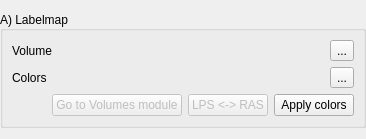
     <widget class="QWidget" name="BoneSegmentationPage">
      <property name="accessibleName">
       <string>Load inputs</string>
      </property>
      <property name="accessibleDescription">
       <string>&lt;!DOCTYPE HTML PUBLIC &quot;-//W3C//DTD HTML 4.0//EN&quot; &quot;http://www.w3.org/TR/REC-html40/strict.dtd&quot;&gt;
&lt;html&gt;&lt;head&gt;&lt;meta name=&quot;qrichtext&quot; content=&quot;1&quot; /&gt;&lt;style type=&quot;text/css&quot;&gt;
p, li { white-space: pre-wrap; }
&lt;/style&gt;&lt;/head&gt;&lt;body style=&quot; font-family:'MS Shell Dlg 2'; font-size:8.25pt; font-weight:400; font-style:normal;&quot;&gt;
&lt;p style=&quot; margin-top:12px; margin-bottom:12px; margin-left:0px; margin-right:0px; -qt-block-indent:0; text-indent:0px;&quot;&gt;&lt;span style=&quot; font-size:10pt; font-weight:600;&quot;&gt;Load the labelmap to reposition and its corresponding color table.&lt;/span&gt;&lt;span style=&quot; font-size:8pt; font-weight:600;&quot;&gt; &lt;/span&gt;&lt;/p&gt;
&lt;p style=&quot; margin-top:12px; margin-bottom:12px; margin-left:0px; margin-right:0px; -qt-block-indent:0; text-indent:0px;&quot;&gt;&lt;span style=&quot; font-size:8pt;&quot;&gt;Load files in &amp;quot;&lt;/span&gt;&lt;span style=&quot; font-size:8pt; font-style:italic;&quot;&gt;File -&amp;gt; Add data&lt;/span&gt;&lt;span style=&quot; font-size:8pt;&quot;&gt;&amp;quot; or using the buttons on the right side of the input boxes.&lt;/span&gt;&lt;/p&gt;
&lt;p style=&quot; margin-top:12px; margin-bottom:12px; margin-left:0px; margin-right:0px; -qt-block-indent:0; text-indent:0px;&quot;&gt;&lt;span style=&quot; font-size:8pt;&quot;&gt;A color table file contains the labels' names and colors for each volume scalar value. It is important to load the color table corresponding to the volume because the bones and skin label information is used by the workflow steps.The loaded color file is automatically associated to the loaded volume upon selection or loading.&lt;/span&gt;&lt;/p&gt;
&lt;p style=&quot; margin-top:12px; margin-bottom:12px; margin-left:0px; margin-right:0px; -qt-block-indent:0; text-indent:0px;&quot;&gt;&lt;span style=&quot; font-size:8pt;&quot;&gt;The volume can be transformed with the &lt;/span&gt;&lt;span style=&quot; font-size:8pt; font-style:italic;&quot;&gt;LPS &amp;lt;-&amp;gt; RAS&lt;/span&gt;&lt;span style=&quot; font-size:8pt;&quot;&gt; button (more transformed available when the button is developed).&lt;/span&gt;&lt;/p&gt;
&lt;p style=&quot; margin-top:12px; margin-bottom:12px; margin-left:0px; margin-right:0px; -qt-block-indent:0; text-indent:0px;&quot;&gt;&lt;span style=&quot; font-size:8pt;&quot;&gt;Advanced volume information and controls are available in the &lt;/span&gt;&lt;span style=&quot; font-size:8pt; font-style:italic;&quot;&gt;Volumes&lt;/span&gt;&lt;span style=&quot; font-size:8pt;&quot;&gt; module.&lt;/span&gt;&lt;/p&gt;&lt;/body&gt;&lt;/html&gt;</string>
      </property>
      <layout class="QFormLayout" name="formLayout_3">
       <property name="leftMargin">
        <number>0</number>
       </property>
       <property name="rightMargin">
        <number>0</number>
       </property>
       <item row="0" column="0" colspan="2">
        <widget class="ctkCollapsibleGroupBox" name="LabelmapCollapsibleGroupBox">
         <property name="sizePolicy">
          <sizepolicy hsizetype="Preferred" vsizetype="Minimum">
           <horstretch>0</horstretch>
           <verstretch>0</verstretch>
          </sizepolicy>
         </property>
         <property name="layoutDirection">
          <enum>Qt::LeftToRight</enum>
         </property>
         <property name="title">
          <string>A) Labelmap</string>
         </property>
         <property name="alignment">
          <set>Qt::AlignLeading|Qt::AlignLeft|Qt::AlignVCenter</set>
         </property>
         <property name="flat">
          <bool>false</bool>
         </property>
         <layout class="QGridLayout" name="gridLayout_3">
          <item row="0" column="0">
           <widget class="QLabel" name="LabelmapVolumeLabel">
            <property name="sizePolicy">
             <sizepolicy hsizetype="Preferred" vsizetype="Minimum">
              <horstretch>0</horstretch>
              <verstretch>0</verstretch>
             </sizepolicy>
            </property>
            <property name="text">
             <string>Volume</string>
            </property>
           </widget>
          </item>
          <item row="0" column="1">
           <widget class="qMRMLNodeComboBox" name="LabelmapVolumeNodeComboBox">
            <property name="sizePolicy">
             <sizepolicy hsizetype="Expanding" vsizetype="Minimum">
              <horstretch>0</horstretch>
              <verstretch>0</verstretch>
             </sizepolicy>
            </property>
            <property name="toolTip">
             <string>Select the volume to change the color table</string>
            </property>
            <property name="nodeTypes">
             <stringlist>
              <string>vtkMRMLScalarVolumeNode</string>
             </stringlist>
            </property>
            <property name="addEnabled">
             <bool>false</bool>
            </property>
            <property name="renameEnabled">
             <bool>true</bool>
            </property>
            <property name="noneDisplay">
             <string/>
            </property>
           </widget>
          </item>
          <item row="1" column="0">
           <widget class="QLabel" name="LabelmapColorLabel">
            <property name="sizePolicy">
             <sizepolicy hsizetype="Preferred" vsizetype="Minimum">
              <horstretch>0</horstretch>
              <verstretch>0</verstretch>
             </sizepolicy>
            </property>
            <property name="text">
             <string>Colors</string>
            </property>
           </widget>
          </item>
          <item row="1" column="1">
           <widget class="qMRMLNodeComboBox" name="LabelmapColorNodeComboBox">
            <property name="sizePolicy">
             <sizepolicy hsizetype="Expanding" vsizetype="Minimum">
              <horstretch>0</horstretch>
              <verstretch>0</verstretch>
             </sizepolicy>
            </property>
            <property name="toolTip">
             <string>Select the color table to apply to the volume</string>
            </property>
            <property name="nodeTypes">
             <stringlist>
              <string>vtkMRMLColorTableNode</string>
             </stringlist>
            </property>
            <property name="baseName">
             <string>ColorTable</string>
            </property>
            <property name="noneEnabled">
             <bool>true</bool>
            </property>
            <property name="addEnabled">
             <bool>false</bool>
            </property>
            <property name="noneDisplay">
             <string>Greyscale</string>
            </property>
           </widget>
          </item>
          <item row="2" column="0" colspan="3">
           <layout class="QHBoxLayout" name="horizontalLayout_6">
            <item>
             <spacer name="horizontalSpacer_5">
              <property name="orientation">
               <enum>Qt::Horizontal</enum>
              </property>
              <property name="sizeHint" stdset="0">
               <size>
                <width>40</width>
                <height>20</height>
               </size>
              </property>
             </spacer>
            </item>
            <item>
             <widget class="QPushButton" name="LabelmapGoToModulePushButton">
              <property name="enabled">
               <bool>false</bool>
              </property>
              <property name="toolTip">
               <string>Open the &quot;Volumes&quot; module</string>
              </property>
              <property name="text">
               <string>Go to Volumes module</string>
              </property>
              <property name="workflow" stdset="0">
               <stringlist>
                <string>2</string>
               </stringlist>
              </property>
             </widget>
            </item>
            <item>
             <widget class="ctkMenuButton" name="LPSRASTransformPushButton">
              <property name="enabled">
               <bool>false</bool>
              </property>
              <property name="text">
               <string>LPS &lt;-&gt; RAS</string>
              </property>
              <property name="workflow" stdset="0">
               <stringlist>
                <string>1</string>
                <string>2</string>
               </stringlist>
              </property>
             </widget>
            </item>
            <item>
             <widget class="QPushButton" name="LabelMapApplyColorNodePushButton">
              <property name="sizePolicy">
               <sizepolicy hsizetype="Minimum" vsizetype="Fixed">
                <horstretch>0</horstretch>
                <verstretch>0</verstretch>
               </sizepolicy>
              </property>
              <property name="toolTip">
               <string>Apply the selected color table to the selected volume</string>
              </property>
              <property name="text">
               <string>Apply colors</string>
              </property>
              <property name="workflow" stdset="0">
               <stringlist/>
              </property>
             </widget>
            </item>
           </layout>
          </item>
          <item row="0" column="2">
           <widget class="QToolButton" name="LabelmapVolumeNodeToolButton">
            <property name="toolTip">
             <string>Load labelmap to reposition.</string>
            </property>
            <property name="text">
             <string>...</string>
            </property>
           </widget>
          </item>
          <item row="1" column="2">
           <widget class="QToolButton" name="LabelmapColorNodeToolButton">
            <property name="toolTip">
             <string>Load color file associated to the loaded volume. It must contain the name of each scalar value of the loaded volume (e.g.: 0 -&gt; &quot;air&quot;, 1 -&gt; &quot;bone&quot;, 2-&gt; &quot;skin&quot;, 3-&gt; &quot;muscle&quot;...)</string>
            </property>
            <property name="text">
             <string>...</string>
            </property>
           </widget>
          </item>
         </layout>
        </widget>
       </item>
      </layout>
     </widget>
